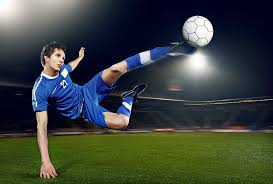
#> input picture assets/baseimage.jpeg, 273 x 184 px, given in place of the camera
$ python color_and_colordetection.py
#> lines starting #> are read from the running program, lines starting #| are printed output that depends on the picture; after the words box and inside, x2 and y2 are one past the last pixel; in counts of white or black regions, pixels touching at a corner belong together
import cv2
import numpy as np
import numpy as np
import cv2
cap = cv2.VideoCapture(0)
########    a = input("Enter Your Text Display On Your Image")
### kepp displaying the video capture
while True:
    ret, frame = cap.read()
#> frame is the input picture: shape (184, 273, 3); mean B, G, R 61.4, 66.7, 58.5
    width = int(cap.get(3))
    height = int(cap.get(4))
## different ways to understanding color
        #   ----> RGB
        #   ----> BGR
        #   ----> HSV hue saturation and brightness / litness /

    hsv = cv2.cvtColor(frame, cv2.COLOR_BGR2HSV) ### it takes hsv color on screen
#> hsv: shape (184, 273, 3); mean H, S, V 80.8, 146.4, 81.3
    ##need lower bound and upeer bound to
    lower_blue = np.array([110, 50, 50])
    upper_blue = np.array([130, 255, 255])

    mask = cv2.inRange(hsv, lower_blue, upper_blue)### black and white color screen
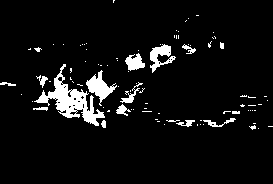
#> mask: shape (184, 273); 6.2% white; 91 white regions (75 under 20 px), largest, box (x1, y1, x2, y2) and area: (34, 64, 105, 126) 1254, (86, 70, 117, 106) 423, (150, 44, 176, 73) 334
    result = cv2.bitwise_and(frame, frame, mask = mask)
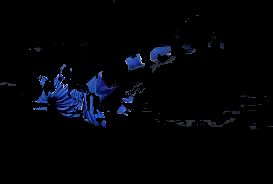
#> result: shape (184, 273, 3); mean B, G, R 7.5, 3.7, 2.5

    cv2.imshow("Frame", result)
    cv2.imshow("mask", mask)
    if cv2.waitKey(1) == ord("q"):
#> (key q is pressed here)
        break

cap.release()
cv2.destroyAllWindows()
